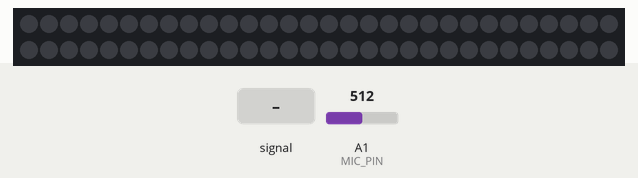
The sketch below on a simulated ATtiny85, built with avr-gcc and run on an emulated ATtiny85. Parts: 60 RGB LEDs in strip order, left to right, continuing on the next row. The inputs (shaded band) are chosen by the test bench; at power-on: A1 (MIC_PIN) = 512.

Above: at 1.2 s.
1.3 s: A1 (MIC_PIN) fed a 2 Hz sine of ±306 counts around its level
At 1.54 s:
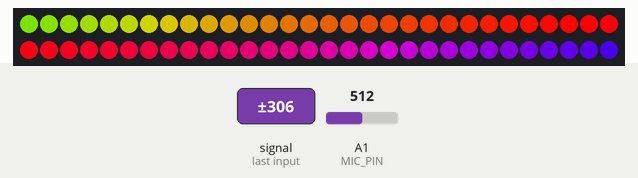
3.3 s: A1 (MIC_PIN) set to 160
6.3 s: A1 (MIC_PIN) fed a 200 Hz sine of ±81 counts around its level
At 6.76 s:
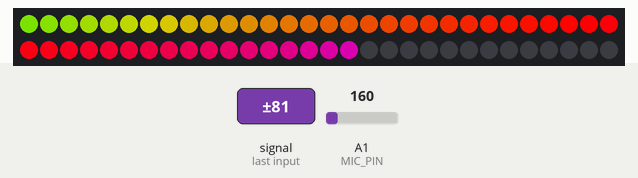
9.3 s: A1 (MIC_PIN) set to 180
At 10.4 s:
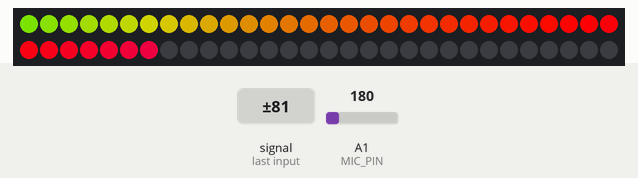
10.8 s: A1 (MIC_PIN) set to 75
At 13.4 s:
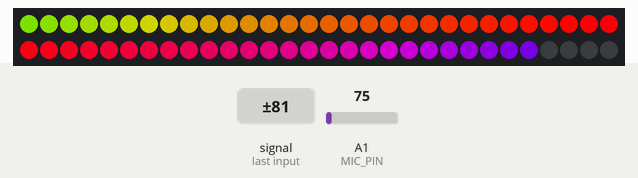
13.8 s: A1 (MIC_PIN) set to 511
At 14.4 s:
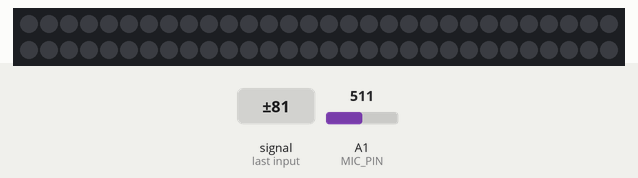
Timing chart, 0 to 16.3 s (numbered marks = the images above; inputs shaded):
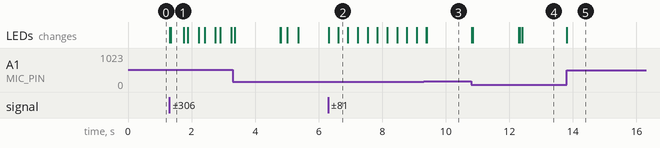

Measured:
- after the input at 1.3 s, the LEDs: first change at once (image 1 shows a later state)
- after the input at 6.3 s, the LEDs: first change at once (image 2 shows a later state)
- after the input at 9.3 s, the LEDs: first change after 0.09 s (image 3 shows a later state)
- after the input at 10.8 s, the LEDs: first change at once (image 4 shows a later state)
- after the input at 13.8 s, the LEDs: first change at once (image 5 shows a later state)

The sketch:

drum_lights_mic_01.ino
```cpp
// (licence header left out)
#include <Adafruit_NeoPixel.h>

#define N_PIXELS  60  // Number of pixels you are using
#define MIC_PIN   A1  // Microphone is attached to Trinket GPIO #2/Gemma D2 (A1)
#define LED_PIN    0  // NeoPixel LED strand is connected to GPIO #0 / D0
#define DC_OFFSET  0  // DC offset in mic signal - if unusure, leave 0
#define NOISE     100  // Noise/hum/interference in mic signal
#define SAMPLES   60  // Length of buffer for dynamic level adjustment
#define TOP       (N_PIXELS +1) // Allow dot to go slightly off scale
// Comment out the next line if you do not want brightness control or have a Gemma
//#define POT_PIN    3  // if defined, a potentiometer is on GPIO #3 (A3, Trinket only)

byte
  peak      = 0,      // Used for falling dot
  dotCount  = 0,      // Frame counter for delaying dot-falling speed
  volCount  = 0;      // Frame counter for storing past volume data

int
  vol[SAMPLES],       // Collection of prior volume samples
  lvl       = 10,     // Current "dampened" audio level
  minLvlAvg = 0,      // For dynamic adjustment of graph low & high
  maxLvlAvg = 512;

Adafruit_NeoPixel  strip = Adafruit_NeoPixel(N_PIXELS, LED_PIN, NEO_GRB + NEO_KHZ800);

void setup() {
  //memset(vol, 0, sizeof(vol));
  memset(vol,0,sizeof(int)*SAMPLES);//Thanks Neil!
  strip.begin();
}
void loop() {
  uint8_t  i;
  uint16_t minLvl, maxLvl;
  int      n, height;
  n   = analogRead(MIC_PIN);                 // Raw reading from mic
  n   = abs(n - 512 - DC_OFFSET);            // Center on zero
  n   = (n <= NOISE) ? 0 : (n - NOISE);      // Remove noise/hum
  lvl = ((lvl * 7) + n) >> 3;    // "Dampened" reading (else looks twitchy)

  // Calculate bar height based on dynamic min/max levels (fixed point):
  height = TOP * (lvl - minLvlAvg) / (long)(maxLvlAvg - minLvlAvg);

  if(height < 0L)       height = 0;      // Clip output
  else if(height > TOP) height = TOP;
  if(height > peak)     peak   = height; // Keep 'peak' dot at top

// if POT_PIN is defined, we have a potentiometer on GPIO #3 on a Trinket
//    (Gemma doesn't have this pin)
  uint8_t bright = 255;
#ifdef POT_PIN
   bright = analogRead(POT_PIN);  // Read pin (0-255) (adjust potentiometer
                                  //   to give 0 to Vcc volts
#endif
  strip.setBrightness(bright);    // Set LED brightness (if POT_PIN at top
                                  //  define commented out, will be full)
  // Color pixels based on rainbow gradient
  for(i=0; i<N_PIXELS; i++) {
    if(i >= height)
       strip.setPixelColor(i,   0,   0, 0);
    else
       strip.setPixelColor(i,Wheel(map(i,0,strip.numPixels()-1,30,150)));
    }

   strip.show(); // Update strip

  vol[volCount] = n;                      // Save sample for dynamic leveling
  if(++volCount >= SAMPLES) volCount = 0; // Advance/rollover sample counter

  // Get volume range of prior frames
  minLvl = maxLvl = vol[0];
  for(i=1; i<SAMPLES; i++) {
    if(vol[i] < minLvl)      minLvl = vol[i];
    else if(vol[i] > maxLvl) maxLvl = vol[i];
  }
  // minLvl and maxLvl indicate the volume range over prior frames, used
  // for vertically scaling the output graph (so it looks interesting
  // regardless of volume level).  If they're too close together though
  // (e.g. at very low volume levels) the graph becomes super coarse
  // and 'jumpy'...so keep some minimum distance between them (this
  // also lets the graph go to zero when no sound is playing):
  if((maxLvl - minLvl) < TOP) maxLvl = minLvl + TOP;
  minLvlAvg = (minLvlAvg * 63 + minLvl) >> 6; // Dampen min/max levels
  maxLvlAvg = (maxLvlAvg * 63 + maxLvl) >> 6; // (fake rolling average)
}

// Input a value 0 to 255 to get a color value.
// The colors are a transition r - g - b - back to r.
uint32_t Wheel(byte WheelPos) {
  if(WheelPos < 85) {
   return strip.Color(WheelPos * 3, 255 - WheelPos * 3, 0);
  } else if(WheelPos < 170) {
   WheelPos -= 85;
   return strip.Color(255 - WheelPos * 3, 0, WheelPos * 3);
  } else {
   WheelPos -= 170;
   return strip.Color(0, WheelPos * 3, 255 - WheelPos * 3);
  }
}
```
